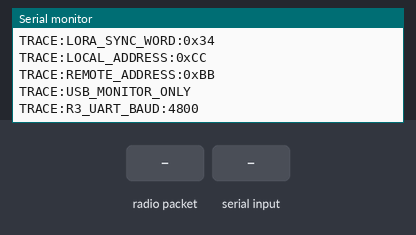
A sketch run on a simulated Arduino Mega 2560, built with avr-gcc and run on an emulated ATmega2560. Shown: the last lines printed to the serial monitor. The inputs (shaded band) are chosen by the test bench. No radio packets arrive unless stated.

Above: at 3.4 s.
3.5 s: radio packet "|" arrives
At 3.9 s:
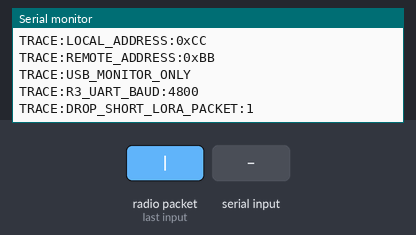
5.0 s: "0A\n" received over Serial
At 6.2 s:
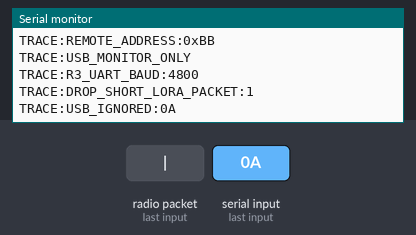
6.5 s: "0A\n" received over the second serial link
At 7.0 s:
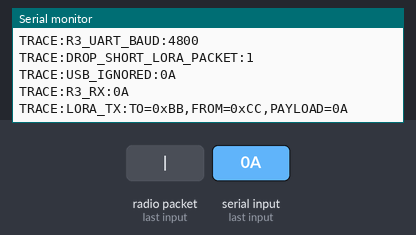
8.0 s: "0B\n" received over Serial
At 8.6 s:
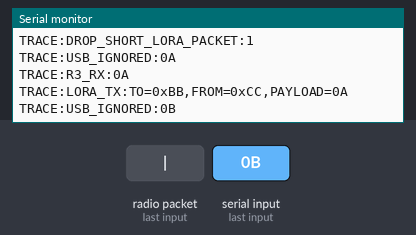
9.5 s: "0B\n" received over the second serial link
At 10.5 s:
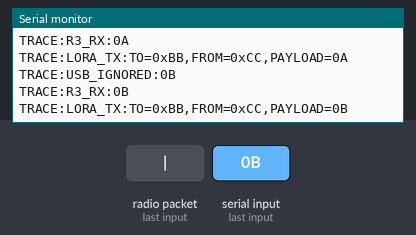
11.0 s: "0C\n" received over Serial
At 12.1 s:
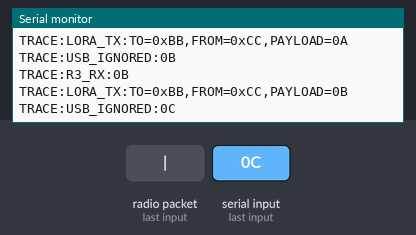

The sketch:

rover_lora.ino
```cpp
#include <SPI.h>
#include <LoRa.h>

const unsigned long USB_BAUD = 9600;
const unsigned long R3_UART_BAUD = 4800;
const unsigned long R3_RESPONSE_TIMEOUT_MS = 5000;
// Change this on both MKR WAN 1310 boards to match your legal regional band.
const long LORA_FREQUENCY_HZ = 868E6;
const byte LORA_SYNC_WORD = 0x34;
const byte LOCAL_ADDRESS = 0xCC;
const byte REMOTE_ADDRESS = 0xBB;

String r3Line;
String usbLine;
String pendingCommand;
unsigned long lastCommandMillis = 0;
bool waitingForR3 = false;

bool isHexNibble(char c) {
  return (c >= '0' && c <= '9') || (c >= 'A' && c <= 'F');
}

bool looksLikeCompactFrame(const String &text) {
  if (text.length() < 2) {
    return false;
  }

  char a = text.charAt(0);
  char b = text.charAt(1);
  if (!isHexNibble(a) || !isHexNibble(b)) {
    return false;
  }

  return text.length() == 2 || text.charAt(2) == '|';
}

bool isAllowedRequestCode(const String &code) {
  return code == "0A" || code == "0B" || code == "0C" || code == "0D" ||
         code == "0E" || code == "10" || code == "11" || code == "12" ||
         code == "13" || code == "14" || code == "15";
}

bool isAllowedTextCommand(const String &text) {
  return text == "HELLO" || text == "STATUS" || text == "READ_ACCEL" ||
         text == "LED_ON" || text == "LED_OFF" || text == "FORWARD" ||
         text == "BACKWARD" || text == "LEFT" || text == "RIGHT" ||
         text == "STOP" || text == "PING";
}

String hexByte(byte value) {
  const char *digits = "0123456789ABCDEF";
  String out = "";
  out += digits[(value >> 4) & 0x0F];
  out += digits[value & 0x0F];
  return out;
}

String normalizeCommand(const String &incoming) {
  String normalized = incoming;
  normalized.trim();
  normalized.toUpperCase();
  return normalized;
}

bool isAllowedInboundCommand(const String &incoming) {
  String normalized = normalizeCommand(incoming);
  if (normalized.length() == 0) {
    return false;
  }

  if (looksLikeCompactFrame(normalized)) {
    return isAllowedRequestCode(normalized.substring(0, 2));
  }

  return isAllowedTextCommand(normalized);
}

void trace(const String &message) {
  Serial.print("TRACE:");
  Serial.println(message);
}

bool configureRadio() {
  if (!LoRa.begin(LORA_FREQUENCY_HZ)) {
    return false;
  }

  LoRa.setSyncWord(LORA_SYNC_WORD);
  return true;
}

void setup() {
  Serial.begin(USB_BAUD);
  unsigned long waitStarted = millis();
  while (!Serial && millis() - waitStarted < 2500) {
  }

  Serial1.begin(R3_UART_BAUD);
  delay(2000);
  trace("BOOT:ROVER_LORA_START");

  if (!configureRadio()) {
    trace("LORA_INIT_FAILED");
    while (1) {
      delay(1000);
    }
  }

  trace("LORA_INIT_OK");
  trace("LIB:ARDUINO_LORA");
  trace("MURATA_FW_REQ:1.1.6_PLUS");
  trace(String("LORA_FREQUENCY_HZ:") + LORA_FREQUENCY_HZ);
  trace(String("LORA_SYNC_WORD:0x") + hexByte(LORA_SYNC_WORD));
  trace(String("LOCAL_ADDRESS:0x") + hexByte(LOCAL_ADDRESS));
  trace(String("REMOTE_ADDRESS:0x") + hexByte(REMOTE_ADDRESS));
  trace("USB_MONITOR_ONLY");
  trace(String("R3_UART_BAUD:") + R3_UART_BAUD);
}

void loop() {
  while (Serial.available()) {
    char c = static_cast<char>(Serial.read());
    if (c == '\r') {
      continue;
    }
    if (c == '\n') {
      usbLine.trim();
      if (usbLine.length() > 0) {
        trace(String("USB_IGNORED:") + usbLine);
        usbLine = "";
      }
      continue;
    }
    usbLine += c;
  }

  int packetSize = LoRa.parsePacket();
  if (packetSize > 0) {
    if (packetSize < 2) {
      while (LoRa.available()) {
        LoRa.read();
      }
      trace(String("DROP_SHORT_LORA_PACKET:") + packetSize);
      return;
    }

    byte recipient = static_cast<byte>(LoRa.read());
    byte sender = static_cast<byte>(LoRa.read());
    String incoming = "";
    while (LoRa.available()) {
      incoming += static_cast<char>(LoRa.read());
    }
    incoming = normalizeCommand(incoming);
    if (incoming.length() > 0) {
      trace(
          String("LORA_RX_META:TO=0x") + hexByte(recipient) +
          ",FROM=0x" + hexByte(sender) +
          ",RSSI=" + LoRa.packetRssi());
      if (recipient != LOCAL_ADDRESS) {
        trace(String("DROP_OTHER_RECIPIENT:0x") + hexByte(recipient));
        return;
      }
      trace(String("LORA_RX:") + incoming);
      if (isAllowedInboundCommand(incoming)) {
        if (waitingForR3) {
          trace(String("BUSY_DROP_LORA_PAYLOAD:") + incoming);
          return;
        }
        trace(String("UART_TX:") + incoming);
        Serial1.println(incoming);
        pendingCommand = incoming;
        lastCommandMillis = millis();
        waitingForR3 = true;
      } else {
        trace(String("DROP_INVALID_LORA_PAYLOAD:") + incoming);
      }
    }
  }

  while (Serial1.available()) {
    char c = static_cast<char>(Serial1.read());
    if (c == '\r') {
      continue;
    }
    if (c == '\n') {
      r3Line.trim();
      if (r3Line.length() > 0) {
        trace(String("R3_RX:") + r3Line);
        if (r3Line.startsWith("RESP:") || r3Line.startsWith("DATA:") || looksLikeCompactFrame(r3Line)) {
          sendLoRa(r3Line);
          waitingForR3 = false;
          pendingCommand = "";
        } else {
          trace(String("DROP_INVALID_R3_PAYLOAD:") + r3Line);
        }
        r3Line = "";
      }
      continue;
    }
    r3Line += c;
  }

  if (waitingForR3 && millis() - lastCommandMillis > R3_RESPONSE_TIMEOUT_MS) {
    trace(String("R3_TIMEOUT:") + pendingCommand);
    waitingForR3 = false;
    pendingCommand = "";
  }
}

void sendLoRa(const String &payload) {
  trace(
      String("LORA_TX:TO=0x") + hexByte(REMOTE_ADDRESS) +
      ",FROM=0x" + hexByte(LOCAL_ADDRESS) +
      ",PAYLOAD=" + payload);
  if (!LoRa.beginPacket()) {
    trace(String("LORA_TX_BUSY:") + payload);
    return;
  }
  LoRa.write(REMOTE_ADDRESS);
  LoRa.write(LOCAL_ADDRESS);
  LoRa.print(payload);
  int result = LoRa.endPacket();
  if (!result) {
    trace(String("LORA_TX_FAIL:") + payload);
  }
}
```

Measured:
- after the input at 3.5 s, the serial monitor: prints a new line at once (image 1)
- after the input at 5.0 s, the serial monitor: prints a new line at once (image 2)
- after the input at 6.5 s, the serial monitor: prints a new line at once (image 3)
- after the input at 8.0 s, the serial monitor: prints a new line at once (image 4)
- after the input at 9.5 s, the serial monitor: prints a new line at once (image 5)
- after the input at 11.0 s, the serial monitor: prints a new line at once (image 6)
